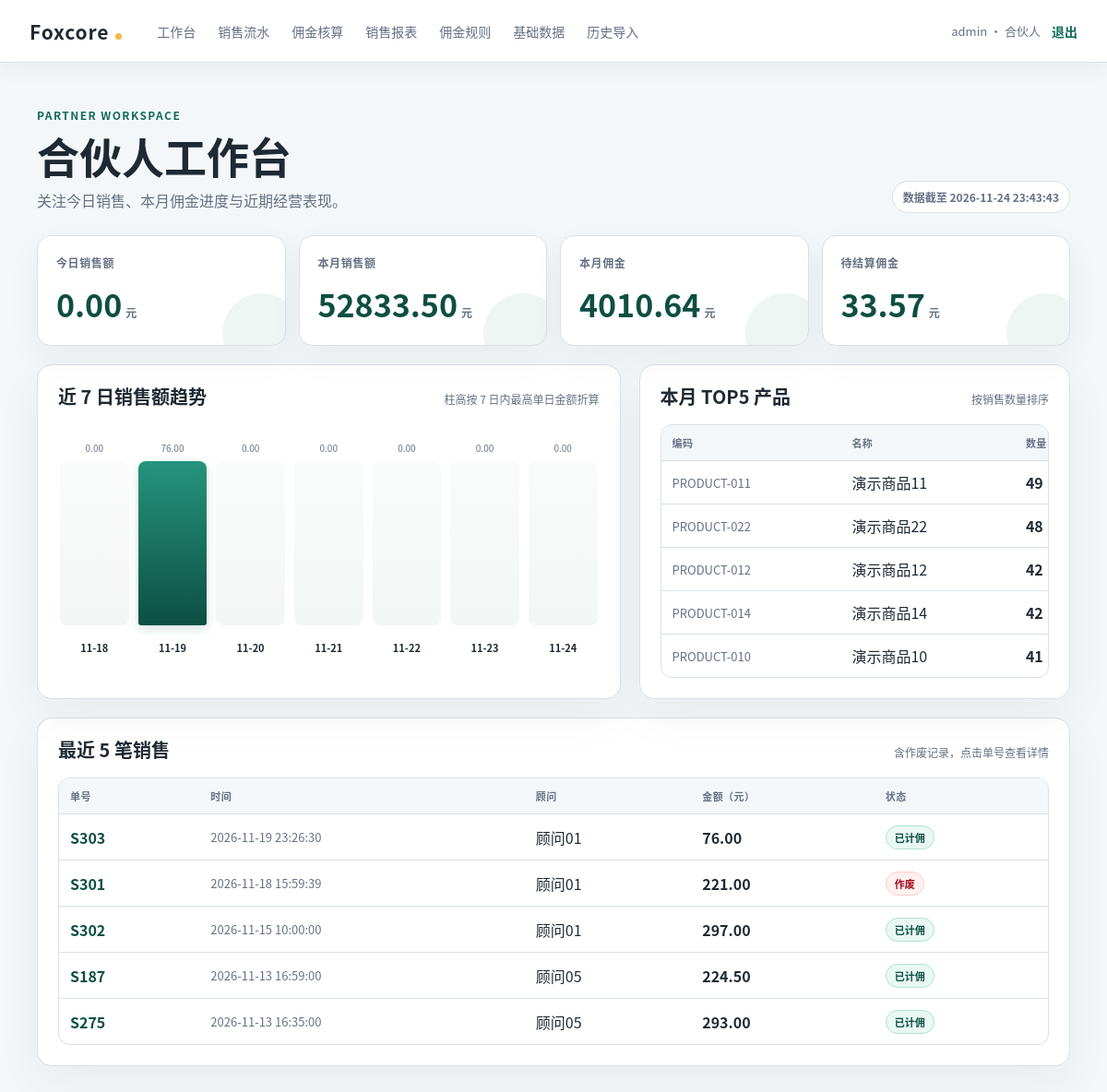
Page / (signed in) on the earlier database version.
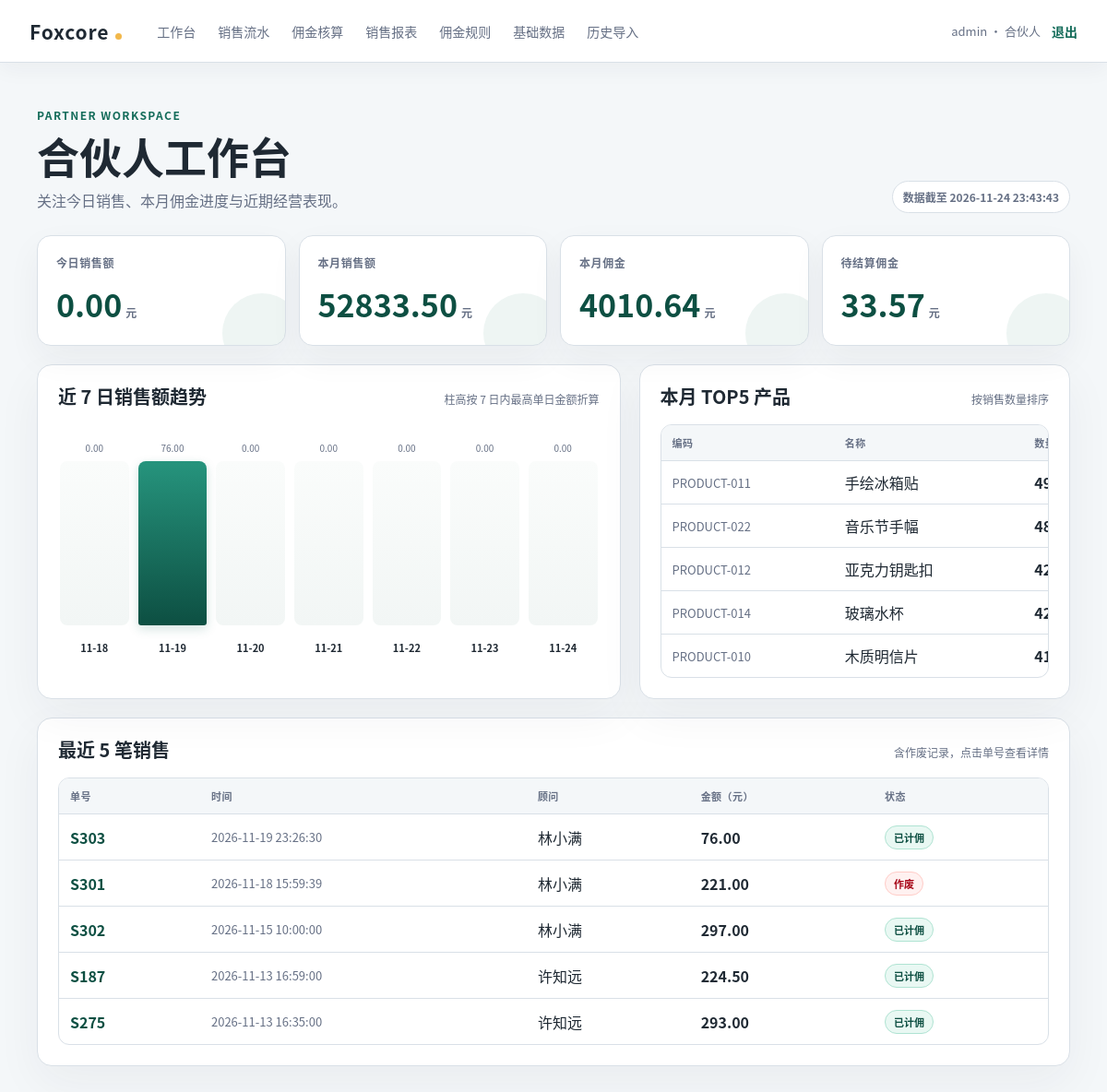
Same page on the later database version.
### tables this page shows
CREATE TABLE PRODUCT (
    product_id INTEGER PRIMARY KEY AUTOINCREMENT,
    product_code TEXT NOT NULL UNIQUE,
    name TEXT NOT NULL,
    category TEXT NOT NULL,
    min_price_cents INTEGER NOT NULL CHECK (min_price_cents >= 0),
    status TEXT NOT NULL CHECK (status IN ('在售', '停用')),
    created_at TEXT NOT NULL DEFAULT (strftime('%Y-%m-%d %H:%M:%S', 'now', 'localtime'))
);

CREATE TABLE SALE (
    sale_id INTEGER PRIMARY KEY AUTOINCREMENT,
    shift_id INTEGER NOT NULL REFERENCES SHIFT(shift_id),
    import_batch_id INTEGER REFERENCES IMPORT_BATCH(import_batch_id),
    sale_time TEXT NOT NULL,
    client_txn_id TEXT NOT NULL UNIQUE,
    total_cents INTEGER NOT NULL CHECK (total_cents >= 0),
    status TEXT NOT NULL CHECK (status IN ('已登记', '待计佣', '已计佣', '作废')),
    void_reason TEXT,
    void_by INTEGER REFERENCES APP_USER(user_id),
    void_at TEXT,
    CHECK (
        (status = '作废' AND void_reason IS NOT NULL AND void_by IS NOT NULL AND void_at IS NOT NULL)
        OR
        (status <> '作废' AND void_reason IS NULL AND void_by IS NULL AND void_at IS NULL)
    )
);

CREATE TABLE SALESPERSON (
    salesperson_id INTEGER PRIMARY KEY AUTOINCREMENT,
    emp_code TEXT NOT NULL UNIQUE,
    name TEXT NOT NULL,
    phone TEXT,
    status TEXT NOT NULL CHECK (status IN ('在职', '停用')),
    hired_at TEXT NOT NULL CHECK (
        hired_at GLOB '[0-9][0-9][0-9][0-9]-[0-9][0-9]-[0-9][0-9]'
    )
);

### app/routes/dashboard.py (the view)
@bp.get("/")
@login_required
def index():
    if g.user["role"] == "合伙人":
        context = dashboard_service.get_dashboard_data()
        return render_template("dashboard.html", **context)
    if g.user["role"] == "销售顾问":
        return redirect(url_for("sales.new_sale"))
    abort(403)

### app/auth.py (called while the page is built)
def load_logged_in_user() -> None:
    user_id = session.get("user_id")
    if user_id is None:
        g.user = None
        return
    user = get_db().execute(
        "SELECT user_id, username, role, salesperson_id "
        "FROM APP_USER WHERE user_id = ? AND status = '启用'",
        (user_id,),
    ).fetchone()
    if user is None:
        session.clear()
        g.user = None
        return
    g.user = user

def login_required(view: Callable[..., Any]) -> Callable[..., Any]:
    @wraps(view)
    def wrapped_view(*args: Any, **kwargs: Any) -> Any:
        if g.user is None:
            return redirect(url_for("auth.login"))
        return view(*args, **kwargs)
    return wrapped_view

### app/db.py (called while the page is built)
def get_db() -> sqlite3.Connection:
    if "db" not in g:
        conn = sqlite3.connect(current_app.config["DATABASE"])
        conn.row_factory = sqlite3.Row
        conn.execute("PRAGMA foreign_keys = ON")
        g.db = conn
    return g.db

### app/services/dashboard_service.py (called while the page is built)
def _current_time() -> datetime:
    return datetime.now(CHINA_TZ)

def _day_start(day: date) -> str:
    return f"{day.isoformat()} 00:00:00"

### app/templates/dashboard.html (shortened to what the changed rows need)
{% extends "base.html" %}
{% block content %}
  <section class="dashboard-heading">
    <div>
      <h1>合伙人工作台</h1>
    </div>
  </section>
  <div class="dashboard-grid">
    <section class="panel">
      <div class="panel-heading">
        <h2>近 7 日销售额趋势</h2>
      </div>
    </section>
    <section class="panel">
      <div class="panel-heading">
        <h2>本月 TOP5 产品</h2>
      </div>
      {% if top_products %}
        <div class="table-wrap">
          <table class="dashboard-table">
            <thead>
              <tr>
                <th>编码</th>
                <th>名称</th>
                <th>数量</th>
              </tr>
            </thead>
            <tbody>
              {% for product in top_products %}
                <tr>
                  <td class="muted-cell">{{ product['product_code'] }}</td>
                  <td>{{ product['name'] }}</td>
                  <td class="amount">{{ product['quantity'] }}</td>
                </tr>
              {% endfor %}
            </tbody>
          </table>
        </div>
      {% else %}
        <div class="empty-state">暂无数据</div>
      {% endif %}
    </section>
  </div>
  <section class="panel">
    <div class="panel-heading">
      <h2>最近 5 笔销售</h2>
    </div>
    {% if recent_sales %}
      <div class="table-wrap">
        <table class="dashboard-table compact">
          <thead>
            <tr>
              <th>单号</th>
              <th>时间</th>
              <th>顾问</th>
              <th>金额（元）</th>
              <th>状态</th>
            </tr>
          </thead>
          <tbody>
            {% for sale in recent_sales %}
              <tr>
                <td><a class="sale-link" href="{{ url_for('sales.sale_detail', sale_id=sale['sale_id']) }}">S{{ sale['sale_id'] }}</a></td>
                <td class="muted-cell">{{ sale['sale_time'] }}</td>
                <td>{{ sale['salesperson_name'] }}</td>
                <td class="amount">{{ sale['total_cents'] | yuan }}</td>
                <td>
                  {% if sale['status'] == '作废' %}
                    <span class="badge badge-void">作废</span>
                  {% elif sale['status'] == '待计佣' %}
                    <span class="badge badge-pending">待计佣</span>
                  {% elif sale['status'] == '已计佣' %}
                    <span class="badge badge-commissioned">已计佣</span>
                  {% else %}
                    <span class="badge badge-registered">{{ sale['status'] }}</span>
                  {% endif %}
                </td>
              </tr>
            {% endfor %}
          </tbody>
        </table>
      </div>
    {% else %}
      <div class="empty-state">暂无数据</div>
    {% endif %}
  </section>
{% endblock %}

Differences in the rows shown:
changed PRODUCT "PRODUCT-011": name "演示商品11" → "手绘冰箱贴"
changed PRODUCT "PRODUCT-022": name "演示商品22" → "音乐节手幅"
changed PRODUCT "PRODUCT-012": name "演示商品12" → "亚克力钥匙扣"
changed PRODUCT "PRODUCT-014": name "演示商品14" → "玻璃水杯"
changed PRODUCT "PRODUCT-010": name "演示商品10" → "木质明信片"
changed through a linked row, SALE id 303: salesperson_name "顾问01" → "林小满"
changed through a linked row, SALE id 301: salesperson_name "顾问01" → "林小满"
changed through a linked row, SALE id 302: salesperson_name "顾问01" → "林小满"
changed through a linked row, SALE id 187: salesperson_name "顾问05" → "许知远"
changed through a linked row, SALE id 275: salesperson_name "顾问05" → "许知远"
